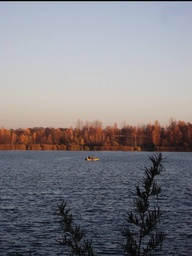
#> input picture Универ/5 курс/old/mk/ЦОСИ/lab1/part2/autumn.jpg, 192 x 256 px, shrunk from 958 x 1280 before the run
$ python editPhoto.py
#> lines starting #> are read from the running program, lines starting #| are printed output that depends on the picture
#> in main, img is the input picture: shape (256, 192, 3); mean B, G, R 134.2, 128.3, 130
import cv2
import matplotlib.pyplot as plt

IMAGE_PATH = "autumn.jpg"


def clamp(v):
    if v < 0:
        return 0
    if v > 255:
        return 255
    return v


def linear_contrast_color(img, g_min=0, g_max=255):
#> called with g_min = 0, g_max = 255
    h, w, _ = img.shape
#> h = 256; w = 192
    out = img.copy()

    fmin = [255, 255, 255]
    fmax = [0, 0, 0]

    for y in range(h):
        for x in range(w):
            for c in range(3):
                v = int(img[y, x, c])
                if v < fmin[c]:
                    fmin[c] = v
                if v > fmax[c]:
                    fmax[c] = v
#> after the loop, fmax = [212, 206, 210]; fmin = [0, 0, 0]

    a = [0, 0, 0]
    b = [0, 0, 0]
    for c in range(3):
        a[c] = (g_max - g_min) / (fmax[c] - fmin[c])
        b[c] = g_min - a[c] * fmin[c]
#> after the loop, a = [1.2, 1.24, 1.21]; b = [0, 0, 0]

    for y in range(h):
        for x in range(w):
            for c in range(3):
                f = int(img[y, x, c])
                g = a[c] * f + b[c]
                out[y, x, c] = clamp(int(g))
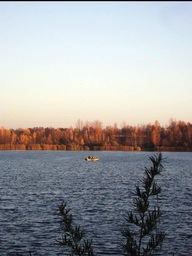
#> out: shape (256, 192, 3); mean B, G, R 160.9, 158.3, 157.4

    return out


def show_two_images(img1, img2):
    plt.figure(figsize=(10, 5))

    plt.subplot(1, 2, 1)
    plt.imshow(cv2.cvtColor(img1, cv2.COLOR_BGR2RGB))
    plt.title("Исходное изображение")
    plt.axis("off")

    plt.subplot(1, 2, 2)
    plt.imshow(cv2.cvtColor(img2, cv2.COLOR_BGR2RGB))
    plt.title("Линейное контрастирование")
    plt.axis("off")
    plt.show()
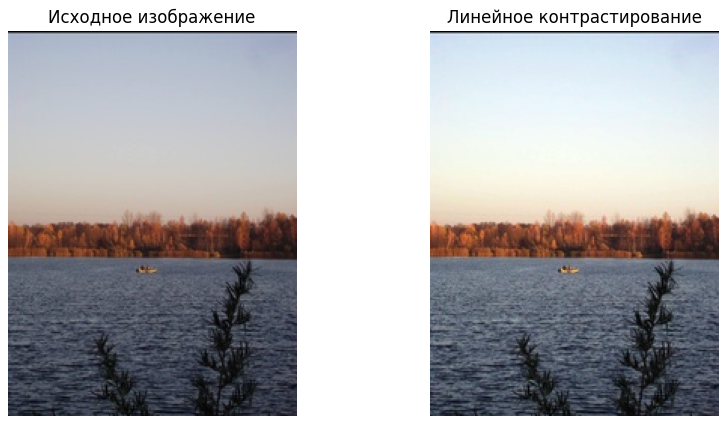
#> figure drawn by matplotlib, 2 panels


def main():
    img = cv2.imread(IMAGE_PATH)
    if img is None:
        print("Ошибка загрузки изображения")
        return

    result = linear_contrast_color(img)
    show_two_images(img, result)

    cv2.imwrite("contrast_out.png", result)
    print("Сохранено: contrast_out.png")


if __name__ == "__main__":
    main()
